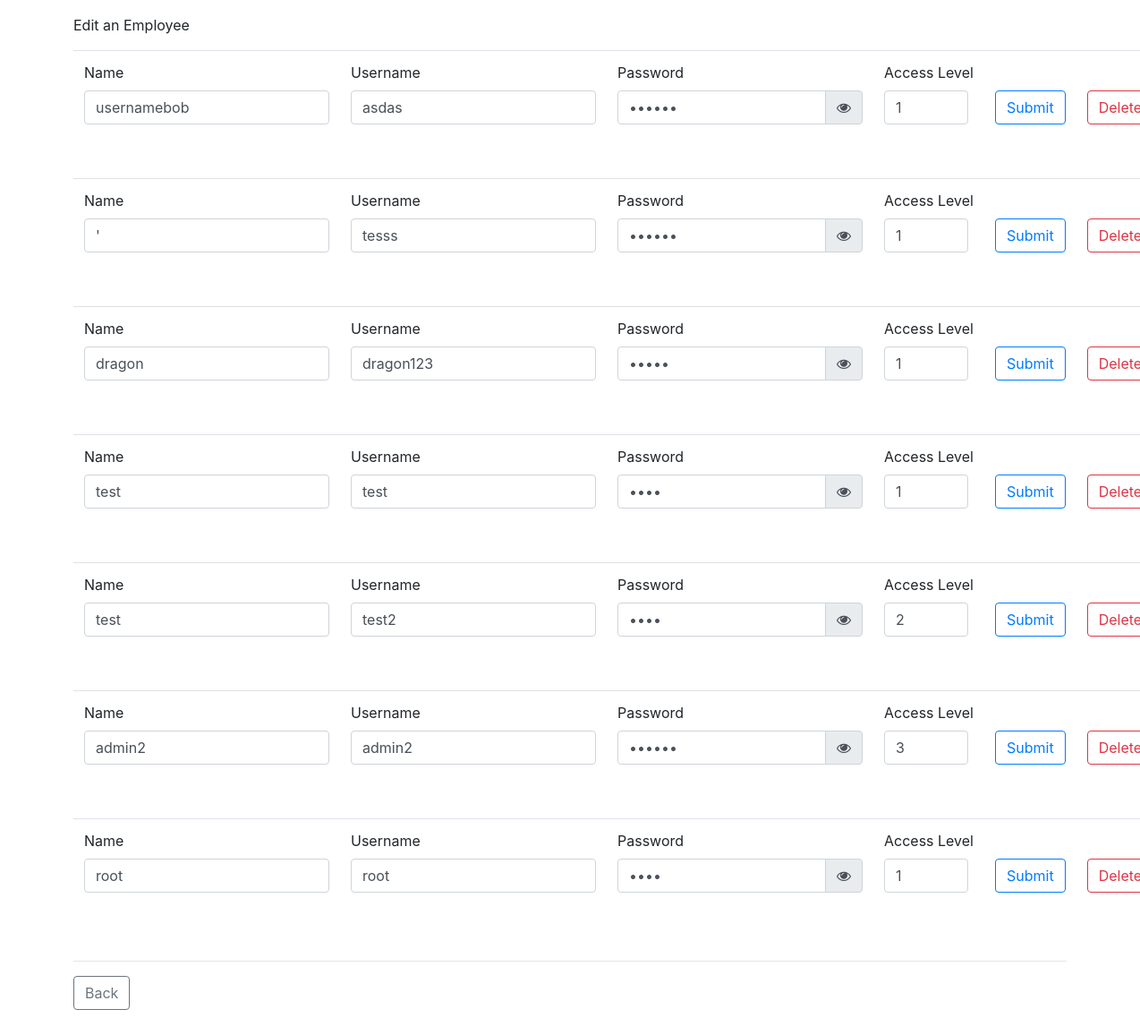
The page /app/admin/edit-employees/ (signed in) on the database its author committed.
### app/models.py (models this page shows)
class Employees(models.Model):
    employee_id          = models.AutoField(primary_key=True, validators=[MinValueValidator(-1024),MaxValueValidator(1023)])
    employee_name        = models.CharField(max_length=32)
    employee_username    = models.CharField(max_length=32)
    employee_password    = models.CharField(max_length=32)
    employee_accesslevel = models.ForeignKey('AccessLevels', on_delete=models.CASCADE)
    objects = models.Manager()

class AccessLevels(models.Model):
    accessLevel_id = models.AutoField(primary_key=True, validators=[MinValueValidator(-1024),MaxValueValidator(1023)])
    accesslevel = models.CharField(max_length=32)
    objects = models.Manager()

### app/views.py (the view, shortened to what this page needs)
# urls.py: path('admin/edit-employees/', views.edit_employees, name='edit_employees'),
@staff_member_required
def edit_employees(request):
    employee_list = Employees.objects.all()
    context = { 'message' : 'This is "edit employees" page',
                'employee_list' : employee_list,
              }
    return render(request, 'static_files/edit-employees.html', context=context)

### app/templates/static_files/edit-employees.html (shortened to what this page needs)
<!DOCTYPE html>
{% load static %}
<link rel="stylesheet" href="{% static 'css/bootstrap.min.css' %}">
<link rel="stylesheet" href="{% static 'css/bootstrap.css' %}">
<link rel="stylesheet" href="{% static 'css/styles.css' %}">
<link rel="stylesheet" href="https://cdnjs.cloudflare.com/ajax/libs/font-awesome/4.7.0/css/font-awesome.min.css">
<html>
  <head>
  </head>
  <body>
    <div class="container vertical-margin">
      {% if  employee_list %}
      <p>Edit an Employee</p>
      <table class="table" >
      {% for employee in employee_list %}
      <form action="{% url 'app:edit_employees' %}" method="POST"> {% csrf_token %}
        <tr>
          <td>
            <label for="employee_name">Name </label>
            <input class="form-control fit-ct" type="text" name="employee_name" value="{{ employee.employee_name }}"> </br></br>
          </td>
          <td>
            <label for="employee_username">Username </label>
            <input class="form-control fit-ct" type="text" name="employee_username" value="{{ employee.employee_username }}"></br></br>
          </td>
          <td>
            <label for="employee_password">Password </label>
            <div class="input-group">
              <input class="form-control fit-ct pwd" type="password" name="employee_password"
                value="{{ employee.employee_password }}" data-toggle="password">
              <div class="input-group-append">
                <div class="input-group-text reveal"><i class="fa fa-eye"></i></div>
              </div>
            </div>
          </td>
          <td>
            <label for="accesslevels" class="text-nowrap">Access Level</label>
            <input class="form-control fit-ct" type="number" name="accesslevels" min="1" max="3" value="{{ employee.employee_accesslevel.accesslevel }}"></br></br>
          </td>
          <td>
            <input class="form-control btn btn-outline-primary" type="submit" name="edit" value="Submit">
          </td>
          <td>
            <input class="form-control btn btn-outline-danger" type="submit" name="delete" value="Delete" onclick="confirm_delete(event)">
          </td>
        </tr>
      </form>
      {% endfor %}
      </table>
      {% endif %}
      <hr>
      <a href="/app/admin/db-maintenance">
        <button type="button" class="btn btn-outline-secondary">Back</button>
      </a>
    </div>
  </body>
</html>

### rows shown on the page
Employees: employee_name "usernamebob", employee_username "asdas", accesslevels "1"
Employees: employee_name "'", employee_username "tesss", accesslevels "1"
Employees: employee_name "dragon", employee_username "dragon123", accesslevels "1"
Employees: employee_name "test", employee_username "test", accesslevels "1"
Employees: employee_name "test", employee_username "test2", accesslevels "2"
Employees: employee_name "admin2", employee_username "admin2", accesslevels "3"
Employees: employee_name "root", employee_username "root", accesslevels "1"
